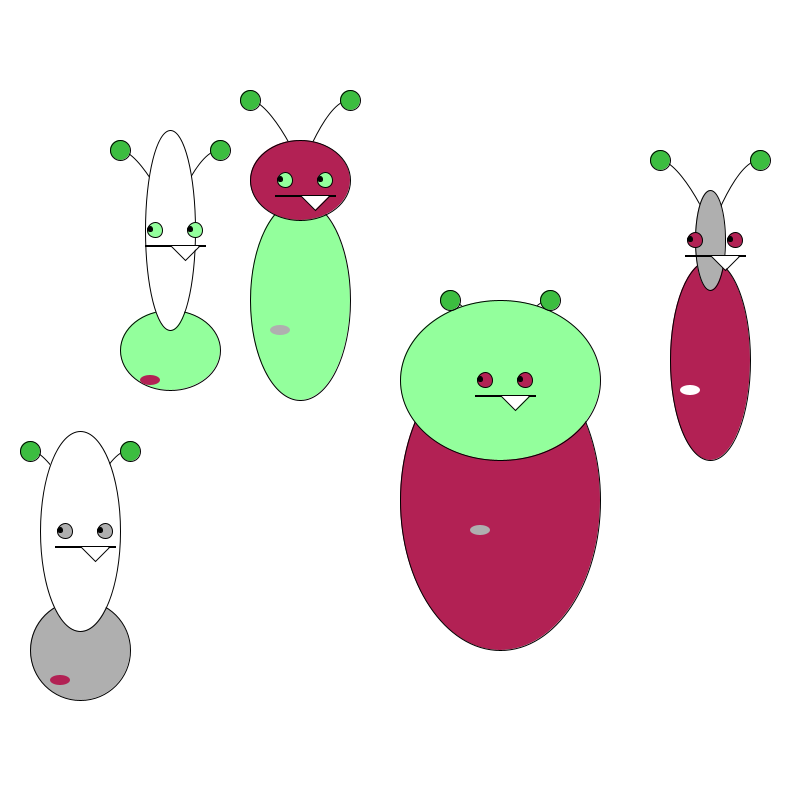
Frame 1 (no input)
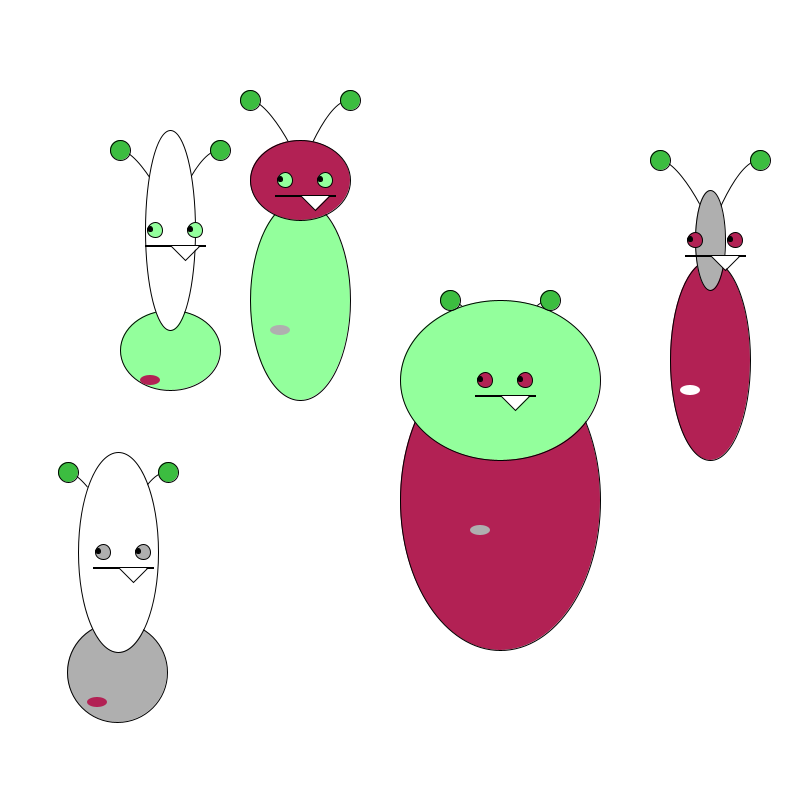
Frame 60 (the mouse pressed at the canvas centre just before this capture)
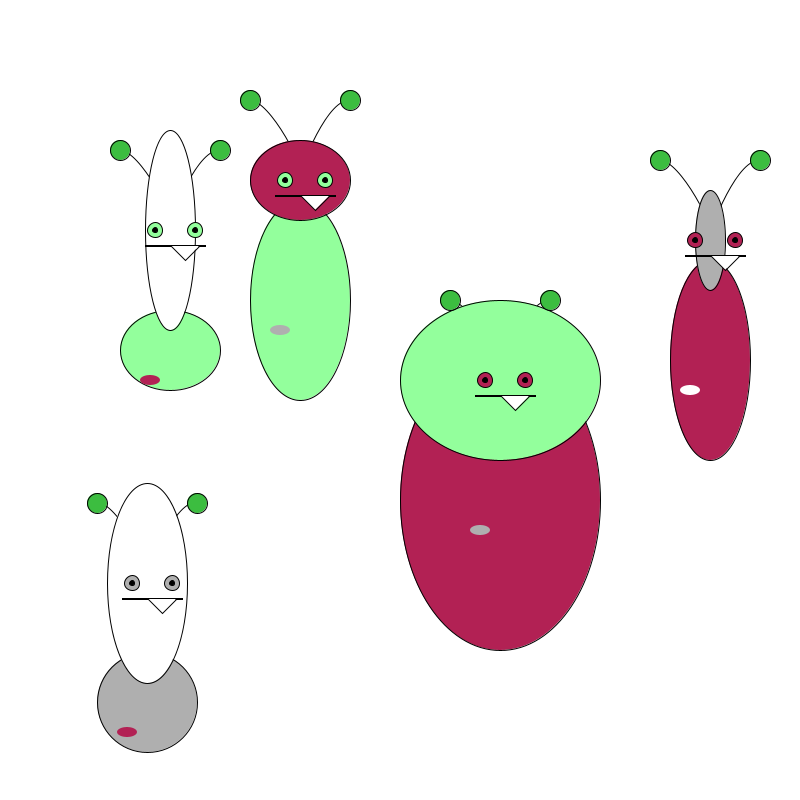
Frame 120 (the mouse held since frame 60 and released just before this capture)

The Processing sketch that drew these frames (run headless with seeded random() and noise(); from frame 60 on, the mouse is pressed at the canvas centre):

// Processing sketch: KatieLau_Exercise5
// ── KatieLau_Exercise5.pde
/*

Finish transitioning the previous script where we created different functions,
to methods for the class. Then, by passing different parameters to the class constuctor
and the methods, make each object/instance of the object, be unique from the others.
Make at least 5 different monsters.
Take it further: use an array to store them, get some of them to move on input, etc.

THEN:
Take one of your former sketches (Exercise 1 is a good one) and translate it into classes.
Make multiple and different monsters. Add functionality to them (and your code!)

*/

Monster lilFred;
Monster debbie;
Monster clark;
Monster glenn;
Monster terry;

color grey = color(175);
color berry = color(178, 33, 84);
color green = color(147, 255, 156);
color white = color(255, 255, 255);

Monster[] monsters = new Monster[5];
void setup(){
  background(255);
  size(800, 800);
  monsters[0] = new Monster(50, 50, berry, green, grey);
  monsters[1] = new Monster(100, 100, green, berry, grey);
  monsters[2] = new Monster(20, 200, white, green, berry);
  monsters[3] = new Monster(30, 600, white, grey, berry);
  monsters[4] = new Monster(700, 350, grey, berry, white);
  
  lilFred = monsters[0];
  debbie = monsters[1];
  clark = monsters[2]; 
  glenn = monsters[3];
  terry = monsters[4];
}


void draw(){
   background(255);
  lilFred.monsterBody(100, 200, 500);
  lilFred.update();
  lilFred.head(100, 80, 500);
  
  debbie.monsterBody(200, 300, 800);
  debbie.update();
  debbie.head(200, 160, 800);
  
  clark.monsterBody(100, 80, 300);
  clark.update();
  clark.head(50, 200, 300);
  
  glenn.monsterBody(100, 100, 100);
  glenn.move(int(random(0,2)));
  glenn.update();
  glenn.head(80, 200, 100);
  
  terry.monsterBody(80, 200, 20);
  terry.update();
  terry.head(30, 100, 20);
    
  }
// ── Monster.pde
class Monster {

  //declare variables or data types
  private color skin1, skin2, wort;    // no accessible outside the class. Only internally.
  float x, y, wanderX, wanderY, percentScale;  // accessible outside the class, using the dot syntax
  boolean button;
  float limitX = 5;
  float limitY = 5; 
  // this is the class constructor. this is called with the "new" line in the main code
  Monster(float tempX, float tempY, color sk1, color sk2, color wort_) {
    println("we made a monster"); 
    // here, we are exchanging the values passed in for their local names
    // this ensures better use and control of variables - ie, what can
    // change a variable and what can't at any given time

    skin1 = sk1;
    skin2 = sk2;
    wort = wort_;
    x = tempX;
    y = tempY;
  }

  // all the methods go below the constructor
  void monsterBody(int wide, int tall, int w) {
    smooth();
    curve(w/2 - 100 + x, w/2-100 + y, w/2 - 50 + x, w/2-200 + y, w/2 + 10 + x, w/2 -100 + y, w/2 -20 + x, w/2 + 20 + y); //left antenna
    curve(w/2 + 120 + x, w/2-80 + y, w/2 + 50 + x, w/2-200 + y, w/2 - 10 + x, w/2 - 100 + y, w/2 -20 + x, w/2 + 40 + y); //right antenna
    fill(skin2); //darker green
    ellipse(w/2 + x, w/2 + y, wide, tall); //body  120, 160
    fill(wort); // purple
    noStroke(); 
    ellipse(w/2 - 20 + x, w/2 + 30 + y, 20, 10);  //wart
  }

void update(){
  wanderX = map(mouseX, 0, width, -5, 5);
  wanderY = map(mouseX, 0, width, -1, 1);
  
}

  void head(int wid, int hei, int w) {
    fill(skin1); // lighter green
    stroke(0); 
    ellipse(w/2 + x, w/2 - 120 + y, wid, hei); //head //180, 80
    fill(0);
    rect(w/2 - 25 + x, w/2 - 105 + y, 60, 1); //mouth
    fill(255);
    triangle(w/2 + 15 + x, w/2 - 90 + y, w/2 + x, w/2-105 + y, w/2 + 30 + x, w/2 - 105 + y); //tooth
    eye(wanderX, wanderY, w); //uses values from before
    fill(60, 189, 64); //lighter green
    ellipse(w/2 - 50 + x, w/2 - 200 + y, 20, 20); // left antenna point
    ellipse(w/2 + 50 + x, w/2 - 200 + y, 20, 20); // right antenna point
    noFill();
  }
  
  void eye(float wX, float wY, int w){
  fill(skin2); //greenish yellow
  ellipse(w/2 - 15 + x, w/2 - 120 + y, 15, 15); //left eye
  ellipse(w/2 + 25 + x, w/2 - 120 + y, 15, 15); //right eye
  fill(0);
  ellipse(w/2 - 15 + wX + x, w/2 - 120 + wY + y, 5, 5); //left pupil
  ellipse(w/2 + 25 + wX + x, w/2 - 120 + wY + y, 5, 5); //right pupil
  noFill();
  }
  
  void move(int upOrDown){
    
    if(upOrDown == 0){
      x++;
      //makes monsters move only a little up to down and reverse
    }
    
    if(upOrDown == 1){
      y++;
      //makes monsters move only a little left to right and reverse
    }

}
}
